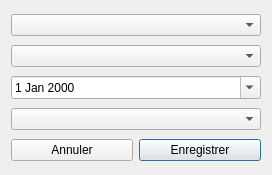
<?xml version="1.0" encoding="UTF-8"?>
<ui version="4.0">
 <class>ReservationDialog</class>
 <widget class="QDialog" name="ReservationDialog">
  <property name="geometry">
   <rect>
    <x>0</x>
    <y>0</y>
    <width>272</width>
    <height>175</height>
   </rect>
  </property>
  <property name="windowTitle">
   <string>Réservation</string>
  </property>
  <layout class="QVBoxLayout" name="verticalLayout">
   <item>
    <widget class="QComboBox" name="comboClient"/>
   </item>
   <item>
    <widget class="QComboBox" name="comboVol"/>
   </item>
   <item>
    <widget class="QDateEdit" name="dateReservation">
     <property name="calendarPopup">
      <bool>true</bool>
     </property>
     <property name="date">
      <date>
       <year>2000</year>
       <month>1</month>
       <day>1</day>
      </date>
     </property>
    </widget>
   </item>
   <item>
    <widget class="QComboBox" name="comboStatut"/>
   </item>
   <item>
    <layout class="QHBoxLayout" name="buttonBox">
     <item>
      <widget class="QPushButton" name="btnCancel">
       <property name="text">
        <string>Annuler</string>
       </property>
      </widget>
     </item>
     <item>
      <widget class="QPushButton" name="btnSave">
       <property name="text">
        <string>Enregistrer</string>
       </property>
       <property name="default">
        <bool>true</bool>
       </property>
      </widget>
     </item>
    </layout>
   </item>
  </layout>
 </widget>
 <resources/>
 <connections/>
</ui>
